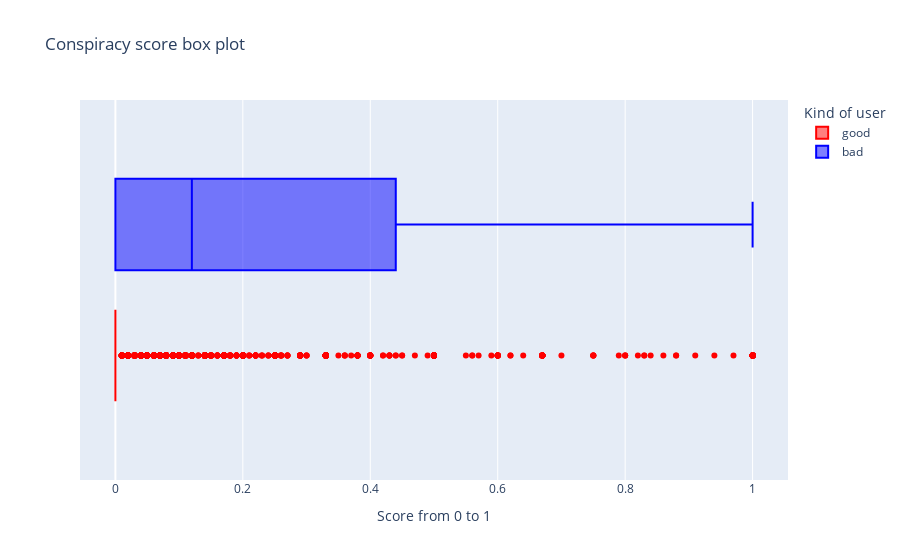

The notebook cell saved with this chart:
### Code cell
fig = px.box(scores_dozen, x="conspiracy_score", color="dozen", title="Conspiracy score box plot", 
                            labels={
                            "dozen" : "Kind of user",
                            "conspiracy_score" : "Score from 0 to 1"
                            },
             color_discrete_sequence=["red", "blue"]
                            )
fig.show()

### Figure 1 — Plotly figure (JSON) as saved in the notebook; plotly's stock layout.template omitted (floating-point values rounded to 4 significant figures; data arrays with more than 128 entries replaced by an {"elided": "..."} marker saying what was removed)
{"data": [{"alignmentgroup": "True", "hovertemplate": "Kind of user=good<br>Score from 0 to 1=%{x}<extra></extra>", "legendgroup": "good", "marker": {"color": "red"}, "name": "good", "notched": false, "offsetgroup": "good", "orientation": "h", "showlegend": true, "type": "box", "x": {"elided": "7145 float values"}, "x0": " ", "xaxis": "x", "y0": " ", "yaxis": "y"}, {"alignmentgroup": "True", "hovertemplate": "Kind of user=bad<br>Score from 0 to 1=%{x}<extra></extra>", "legendgroup": "bad", "marker": {"color": "blue"}, "name": "bad", "notched": false, "offsetgroup": "bad", "orientation": "h", "showlegend": true, "type": "box", "x": {"elided": "10153 float values"}, "x0": " ", "xaxis": "x", "y0": " ", "yaxis": "y"}], "layout": {"boxmode": "group", "legend": {"title": {"text": "Kind of user"}, "tracegroupgap": 0}, "title": {"text": "Conspiracy score box plot"}, "xaxis": {"anchor": "y", "domain": [0, 1], "title": {"text": "Score from 0 to 1"}}, "yaxis": {"anchor": "x", "domain": [0, 1]}}}
